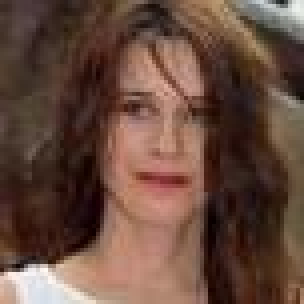
#> input picture data/female/female_000022.jpg, 76 x 76 px (shown 4 times larger); its folder holds 4 pictures in this run
$ jupyter execute --allow-errors 'Image Croping.ipynb'   (shell and % lines are left out)
#> lines starting #> are read from the running program, lines starting #| are printed output that depends on the picture
[cell 1]
import numpy as np
import cv2
import matplotlib.pyplot as plt

#> (a cell that did not finish here is left out)

[cell 3]
from glob import glob

[cell 4]
femalepath = glob('./data/female/*.jpg')
malepath = glob('./data/male/*.jpg')

[cell 5]
len(femalepath), len(malepath)

[cell 6]
# let us consider one image
path = femalepath[0]
img = cv2.imread(path)
#> img is the input picture: shape (76, 76, 3); mean B, G, R 61.9, 74.5, 103.3

[cell 7]
plt.imshow(img)
plt.show()

[cell 8]
# convert image into grayscale
gray = cv2.cvtColor(img,cv2.COLOR_BGR2GRAY)
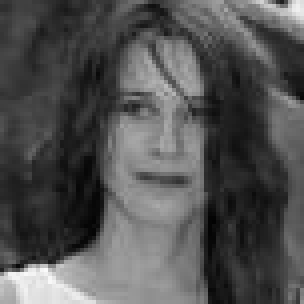
#> gray: shape (76, 76) (shown 4 times larger); min 2, max 250, mean 81.7
gray.shape
#> Out = (76, 76)

[cell 9]
plt.imshow(gray,cmap='gray')

[cell 10]
# load haar cascade classifier
haar = cv2.CascadeClassifier('./model/haarcascade_frontalface_default.xml')

[cell 11]
faces = haar.detectMultiScale(gray,1.5,5)
#> faces = ()
print(faces)

[cell 12]
for x,y,w,h in faces:
    cv2.rectangle(img,(x,y),(x+w,y+h),(0,255,0),2)
#> this loop made 0 passes
plt.imshow(img)

#> (a cell that did not finish here is left out)

#> (a cell that did not finish here is left out)

#> (a cell that did not finish here is left out)

[cell 16]
# Apply to all the images
def extract_images(path,gender,i):
#> called with path = './data/female/female_000022.jpg', gender = 'female', i = 1
    img = cv2.imread(path)
    gray = cv2.cvtColor(img,cv2.COLOR_BGR2GRAY)
    faces = haar.detectMultiScale(gray,1.5,5)
#> faces = ()
    for x,y,w,h in faces:
        roi = img[y:y+h,x:x+w]
        if gender == 'male':
            cv2.imwrite('./data/crop/male_crop/{}_{}.png'.format(gender,i),roi)
        else:
            cv2.imwrite('./data/crop/female_crop/{}_{}.png'.format(gender,i),roi)

[cell 17]
extract_images(femalepath[0],'female',1)

[cell 18]
for i,path in enumerate(femalepath):
    try:

        extract_images(path,'female',i)

    except:
        print('INFO: {}/{} cannot be processed'.format(i,len(femalepath)))
#> pass 2 of the loop `for i,path in enumerate(femalepath):`:
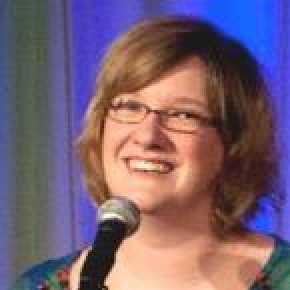
#> input picture data/female/female_000312.jpg, 145 x 145 px (shown 2 times larger)
#> in extract_images, img is the input picture: shape (145, 145, 3); mean B, G, R 113.7, 95.7, 119
#> in extract_images (call 3), `gray = cv2.cvtColor(img,cv2.COLOR_BGR2GRAY)`:
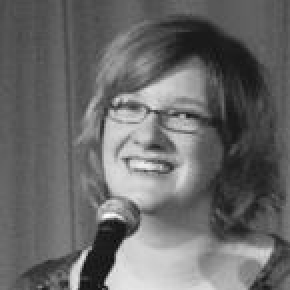
#> gray: shape (145, 145) (shown 2 times larger); min 6, max 253, mean 104.7
#> pass 3 of the loop `for i,path in enumerate(femalepath):`:
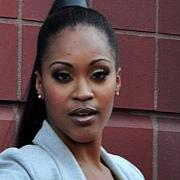
#> input picture data/female/female_000577.jpg, 180 x 180 px
#> in extract_images, img is the input picture: shape (180, 180, 3); mean B, G, R 81.4, 77.3, 101.1
#> in extract_images (call 4), `gray = cv2.cvtColor(img,cv2.COLOR_BGR2GRAY)`:
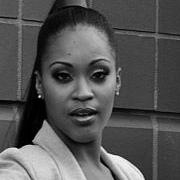
#> gray: shape (180, 180); min 0, max 252, mean 84.9
#> in extract_images (call 4), `faces = haar.detectMultiScale(gray,1.5,5)`: faces = [[21, 26, 122, 122]]
#> the loop in extract_images (call 4), `for x,y,w,h in faces:` made 1 pass
#> pass 1, in extract_images (call 4), `roi = img[y:y+h,x:x+w]`:
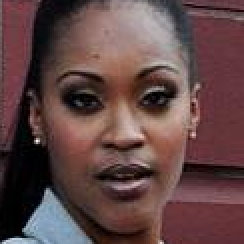
#> roi: shape (122, 122, 3) (shown 2 times larger); mean B, G, R 69.9, 70.3, 97.7
#> the loop made 4 passes; the first 3 are shown
